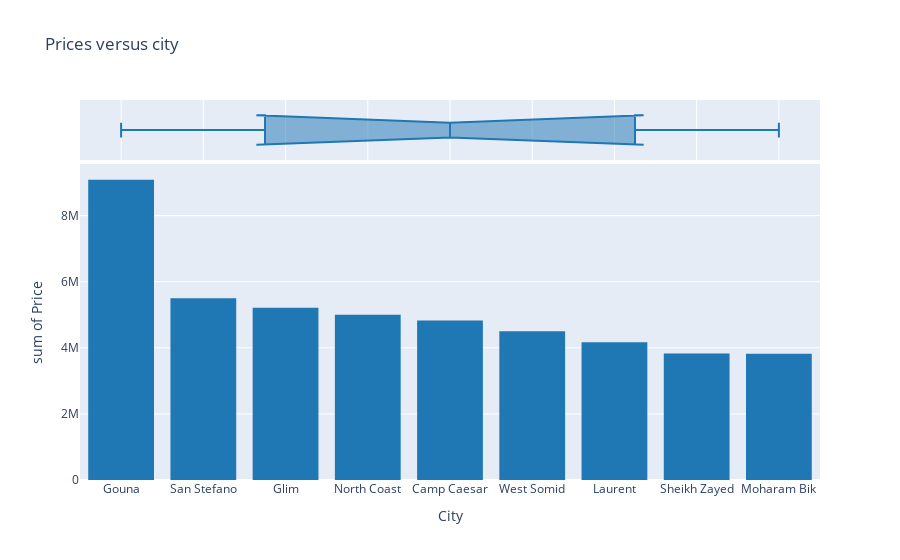

Source (notebook cell):
### Code cell
top_Price_cities = pd.DataFrame(data = df.groupby("City").Price.mean().sort_values(ascending = False).head(9))
top_Price_cities = top_Price_cities.rename(columns = {"City":"City","City":"Price"})
top_Price_cities = top_Price_cities.reset_index()


px.histogram(top_Price_cities , x = "City",y="Price"
             ,color_discrete_sequence =px.colors.qualitative.D3
             ,marginal = "box",title = "Prices versus city")

### Figure 1 — Plotly figure (JSON) as saved in the notebook; plotly's stock layout.template omitted (floating-point values rounded to 4 significant figures)
{"data": [{"alignmentgroup": "True", "bingroup": "x", "histfunc": "sum", "hovertemplate": "City=%{x}<br>sum of Price=%{y}<extra></extra>", "legendgroup": "", "marker": {"color": "#1F77B4", "pattern": {"shape": ""}}, "name": "", "offsetgroup": "", "orientation": "v", "showlegend": false, "type": "histogram", "x": ["Gouna", "San Stefano", "Glim", "North Coast", "Camp Caesar", "West Somid", "Laurent", "Sheikh Zayed", "Moharam Bik"], "xaxis": "x", "y": [9084000.0, 5500000, 5212500, 5001000.0, 4825000, 4500000, 4167000.0, 3827000.0, 3821117], "yaxis": "y"}, {"alignmentgroup": "True", "hovertemplate": "City=%{x}<extra></extra>", "legendgroup": "", "marker": {"color": "#1F77B4"}, "name": "", "notched": true, "offsetgroup": "", "showlegend": false, "type": "box", "x": ["Gouna", "San Stefano", "Glim", "North Coast", "Camp Caesar", "West Somid", "Laurent", "Sheikh Zayed", "Moharam Bik"], "xaxis": "x2", "yaxis": "y2"}], "layout": {"barmode": "relative", "legend": {"tracegroupgap": 0}, "title": {"text": "Prices versus city"}, "xaxis": {"anchor": "y", "domain": [0, 1], "title": {"text": "City"}}, "xaxis2": {"anchor": "y2", "domain": [0, 1], "matches": "x", "showgrid": true, "showticklabels": false}, "yaxis": {"anchor": "x", "domain": [0, 0.8316], "title": {"text": "sum of Price"}}, "yaxis2": {"anchor": "x2", "domain": [0.8416, 1], "matches": "y2", "showgrid": false, "showline": false, "showticklabels": false, "ticks": ""}}}
